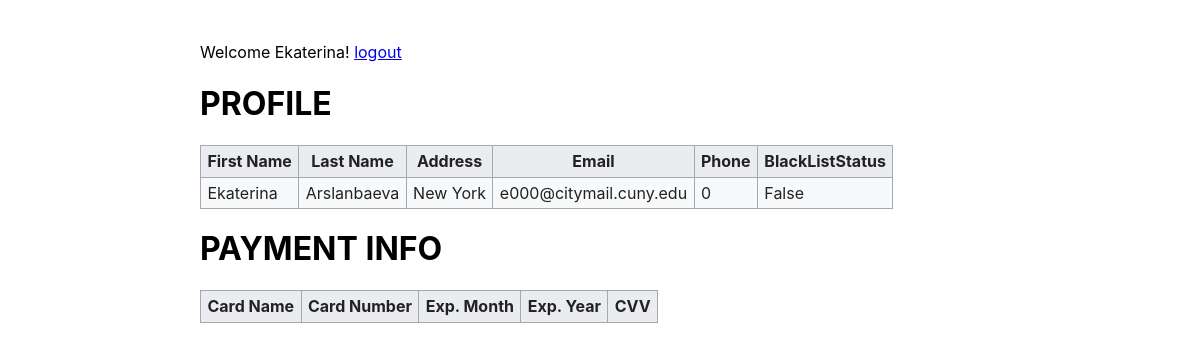
The page /orders/profile/ (signed in) on the database as committed earlier.
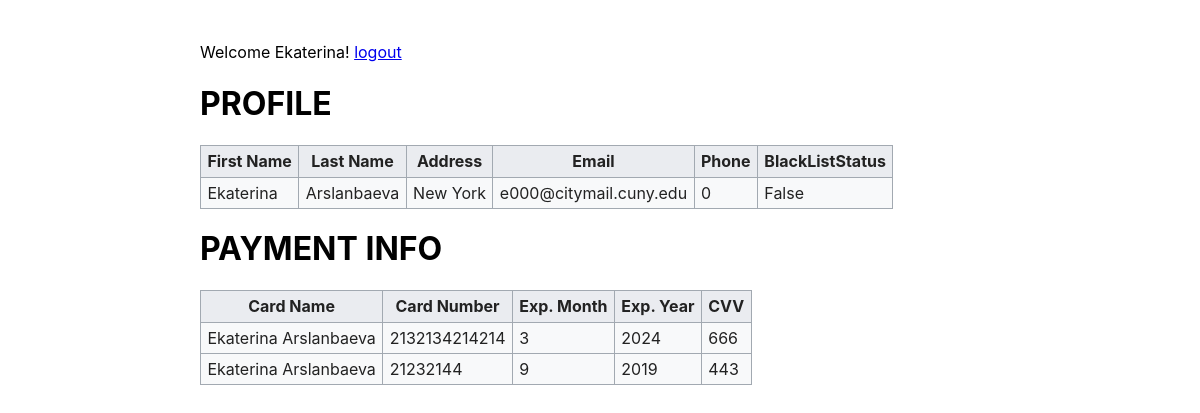
The same page on the database as committed later.
### orders/models.py (models this page shows, shortened)
class Visitor(models.Model):
    f_name = models.CharField(max_length=100, blank=False, null=False)
    l_name = models.CharField(max_length=100, blank=False, null=False)
    address = models.CharField(max_length=200, blank=False, null=False)
    email = models.CharField(max_length=50, blank=False, null=False)
    phone = models.CharField(max_length=10, default=0, blank=False, null=False)
    blacklisted = models.BooleanField(default=False)

class Payment_Info(models.Model):
    name = models.CharField(max_length=200, blank=False)
    card_num = models.IntegerField(default=0)
    exp_month = models.IntegerField(
        validators=[MinValueValidator(1), MaxValueValidator(12)]
    )
    exp_year = models.IntegerField(
        validators=[MinValueValidator(19)]
    )
    cvv = models.IntegerField(
        default=0,
        validators=[MinValueValidator(1), MaxValueValidator(999)]
    )
    customer = models.ForeignKey(Customer, on_delete=models.CASCADE)

### orders/views.py (the view)
# urls.py: path('profile/', views.customerProfile, name='profile'),
def customerProfile(request):
    user = request.user
    customer = Customer.objects.get(user=user)
    info = Payment_Info.objects.filter(customer=customer)
    context = {'v': customer, 'i': info}
    print(context)
    return render(request, 'orders/profile.html', context)

### orders/models.py (called while the page is built)
    def __str__(self):
        return self.user.username

### orders/templates/orders/profile.html (shortened to what this page needs)
{% extends 'base.html' %}
{% block content %}
<h1>PROFILE</h1>
<table class="profile">
    <tr>
        <th>First Name</th>
        <th>Last Name</th>
        <th>Address</th>
        <th>Email</th>
        <th>Phone</th>
        <th>BlackListStatus</th>
    </tr>
    <tr>
        <td>{{ v.f_name }}</td>
        <td>{{ v.l_name }}</td>
        <td>{{ v.address }}</td>
        <td>{{ v.email }}</td>
        <td>{{ v.phone }}</td>
        <td>{{ v.blacklisted}}</td>
    </tr>
</table>
<h1>PAYMENT INFO</h1>
<table class="profile">
    <tr>
        <th>Card Name</th>
        <th>Card Number</th>
        <th>Exp. Month</th>
        <th>Exp. Year</th>
        <th>CVV</th>
    </tr>
    {% for i in i %}
        <tr>
            <td>{{ i.name }}</td>
            <td>{{ i.card_num }}</td>
            <td>{{ i.exp_month }}</td>
            <td>{{ i.exp_year }}</td>
            <td>{{ i.cvv }}</td>
        </tr>
        {% endfor %}
</table>
{% endblock %}

### templates/base.html (shortened to what this page needs)
<!DOCTYPE html>
<html>
<head>
</head>
<body>
  <div class="navbar">
    {% if user.is_authenticated %}
    Welcome {{ user.username }}!
    <a href="{% url 'logout' %}">logout</a>
    {% else %}
      You are logged out.
    <a href="{% url 'login' %}">login</a>
    {% endif %}
  </div>
  <main>
    {% block content %}
    {% endblock %}
  </main>
</body>
</html>

### orders/templates/orders/profile.html (style rules this page uses)
body { font-family: -apple-system, BlinkMacSystemFont, "Segoe UI", Helvetica, Arial, sans-serif, "Apple Color Emoji", "Segoe UI Emoji", "Segoe UI Symbol"; margin: 40px auto; max-width: 800px; padding: 0 10px; font-size: 16px; line-height: 1.5; word-wrap: break-word; }
h1, h2, h3 { line-height: 1.2 }
.profile { background-color: #f8f9fa; color: #222; margin: 1em 0; border: 1px solid #a2a9b1; border-collapse: collapse }
.profile > tr > th, .profile > tr > td, .profile > * > tr > th, .profile > * > tr > td { border: 1px solid #a2a9b1; padding: 0.2em 0.4em }
.profile > tr > th, .profile > * > tr > th { background-color: #eaecf0; text-align: center }

Rows that differ between the two databases and show on the page:
added Payment_Info: name "Ekaterina Arslanbaeva", card_num "2132134214214", exp_month "3", exp_year "2024", cvv "666"
added Payment_Info: name "Ekaterina Arslanbaeva", card_num "21232144", exp_month "9", exp_year "2019", cvv "443"
